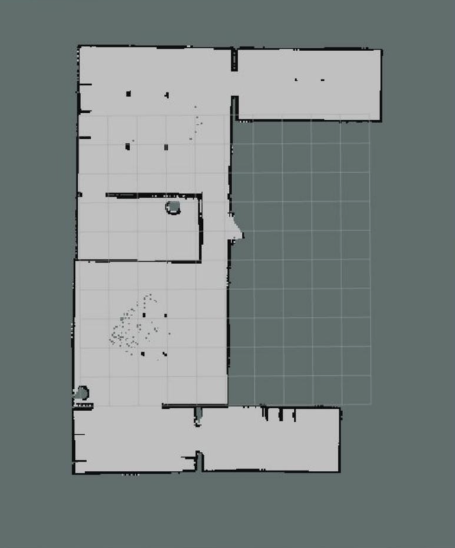
#> input picture labs_and_final_project/Data/SLAM_map.png, 910 x 1096 px, given in place of map.pgm, which was not available (shown at 1/2 size)
$ python path_planning.py
#> lines starting #> are read from the running program, lines starting #| are printed output that depends on the picture; pictures that were not available may be replaced by others from this repository, and a replacement may not be noted
#> in open_image, im is the input picture: shape (1096, 910, 4); mean R, G, B, A 124.9, 133.4, 132.3, 255
#!/usr/bin/env python3

# This assignment implements Dijkstra's shortest path on a graph, finding an unvisited node in a graph,
#   picking which one to visit, and taking a path in the map and generating waypoints along that path
#
# Given to you:
#   Priority queue
#   Image handling
#   Eight connected neighbors
#
# Slides https://docs.google.com/presentation/d/1XBPw2B2Bac-LcXH5kYN4hQLLLl_AMIgoowlrmPpTinA/edit?usp=sharing

# The ever-present numpy
import numpy as np

# Our priority queue
import heapq

# Using imageio to read in the image
import imageio


# -------------- Showing start and end and path ---------------
# [66 lines left out: functions plot_with_path, is_wall, is_unseen, not called in this run]


def is_free(im, pix):
    """ Is the pixel empty?
    @param im - the image
    @param pix - the pixel i,j"""
    if im[pix[1], pix[0]] == 255:
        return True
    return False


def convert_image(im, wall_threshold, free_threshold):
    """ Convert the image to a thresholded image with not seen pixels marked
    @param im - WXHX ?? image (depends on input)
    @param wall_threshold - number between 0 and 1 to indicate wall
    @param free_threshold - number between 0 and 1 to indicate free space
    @return an image of the same WXH but with 0 (free) 255 (wall) 128 (unseen)"""
#> called with wall_threshold = 0.7, free_threshold = 0.9

    # Assume all is unseen
    im_ret = np.zeros((im.shape[0], im.shape[1]), dtype='uint8') + 128

    im_avg = im
    if len(im.shape) == 3:
        # RGB image - convert to gray scale
        im_avg = np.mean(im, axis=2)
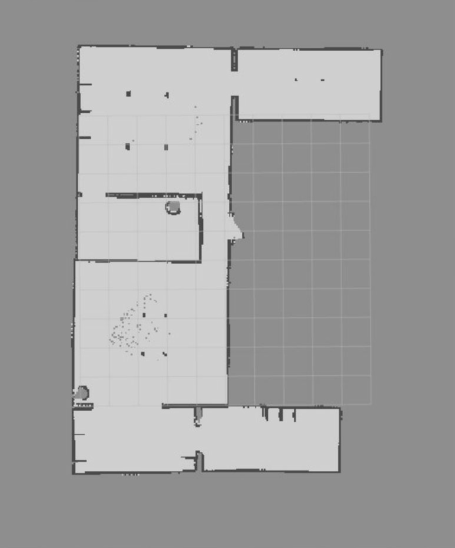
#> im_avg: shape (1096, 910) float64 (shown at 1/2 size); min 64.5, max 220.5, mean 161.4
    # Force into 0,1
    im_avg = im_avg / np.max(im_avg)
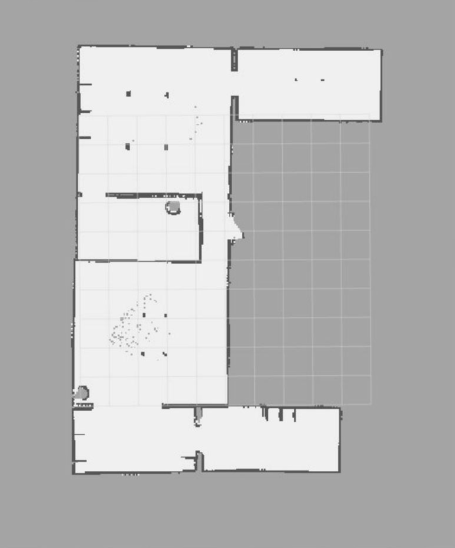
#> im_avg: shape (1096, 910) float64 (shown at 1/2 size); min 0.293, max 1, mean 0.732
    # threshold
    #   in our example image, black is walls, white is free
    im_ret[im_avg < wall_threshold] = 0
    im_ret[im_avg > free_threshold] = 255
    return im_ret


# -------------- Getting 4 or 8 neighbors ---------------
# [22 lines left out: functions four_connected, eight_connected, not called in this run]


def dijkstra(im, robot_loc, goal_loc):
    """ Occupancy grid image, with robot and goal loc as pixels
    @param im - the thresholded image - use is_free(i, j) to determine if in reachable node
    @param robot_loc - where the robot is (tuple, i,j)
    @param goal_loc - where to go to (tuple, i,j)
    @returns a list of tuples"""

    # Sanity check
    if not is_free(im, robot_loc):
        raise ValueError(f"Start location {robot_loc} is not in the free space of the map")

    if not is_free(im, goal_loc):
        raise ValueError(f"Goal location {goal_loc} is not in the free space of the map")

    # The priority queue itself is just a list, with elements of the form (weight, (i,j))
    #    - i.e., a tuple with the first element the weight/score, the second element a tuple with the pixel location
    priority_queue = []
    # Push the start node onto the queue
    #   push takes the queue itself, then a tuple with the first element the priority value and the second
    #   being whatever data you want to keep - in this case, the robot location, which is a tuple
    heapq.heappush(priority_queue, (0, robot_loc))

    # The power of dictionaries - we're going to use a dictionary to store every node we've visited, along
    #   with the node we came from and the current distance
    # This is easier than trying to get the distance from the heap
    visited = {}
    # Use the (i,j) tuple to index the dictionary
    #   Store the best distance, the parent, and if closed y/n
    visited[robot_loc] = (0, None, False)   # For every other node this will be the current_node, distance

    # While the list is not empty - use a break for if the node is the end node
    while priority_queue:
        # Get the current best node off of the list
        current_node = heapq.heappop(priority_queue)
        # Pop returns the value and the i, j
        node_score = current_node[0]
        node_ij = current_node[1]

        # Showing how to get this data back out of visited
        visited_triplet = visited[node_ij]
        visited_distance = visited_triplet[0]
        visited_parent = visited_triplet[1]
        visited_closed_yn = visited_triplet[2]

        # TODO
        #  Step 1: Break out of the loop if node_ij is the goal node
        #  Step 2: If this node is closed, skip it
        #  Step 3: Set the node to closed
        #    Now do the instructions from the slide (the actual algorithm)
        #  Lec 8_1: Planning, at the end
        #  https://docs.google.com/presentation/d/1pt8AcSKS2TbKpTAVV190pRHgS_M38ldtHQHIltcYH6Y/edit#slide=id.g18d0c3a1e7d_0_0
        # YOUR CODE HERE

        # [4 lines left out: function is_valid_node, not called in this run]

        if node_ij == goal_loc: break #if the current node is the same as the goal node #you're done, now you need to build the path back
        if visited_closed_yn: continue #skip node if already closed
        visited[node_ij] = (visited_distance, visited_parent, True) #otherwise, close it now

        for i, neighbor in enumerate(eight_connected(node_ij)):
            if not is_valid_node(im, neighbor): #skip nodes in wall/out of bounds
                continue
            edge_cost = np.sqrt((node_ij[0] - neighbor[0])**2 + (node_ij[1] - neighbor[1])**2)
            neighbor_score = node_score + edge_cost #distance to neighbor

            if neighbor not in visited or neighbor_score < visited[neighbor][0]:
            #if neighbor hasn't been visited or we found a better path, update it
                visited[neighbor] = (neighbor_score, node_ij, False) #update
                heapq.heappush(priority_queue, (neighbor_score, neighbor)) #add to priority q

    # Now check that we actually found the goal node
    try_2 = goal_loc
    if not goal_loc in visited:
        # TODO: Deal with not being able to get to the goal loc
        # BEGIN SOLUTION
        best = 1e30
        for v in visited:
            if v[0] < best:
                best = v[0]
                try_2 = v[1]
        return dijkstra(im, robot_loc, try_2)
        raise ValueError(f"Goal {goal_loc} not reached")
        return []

    path = []
    path.append(goal_loc)
    # TODO: Build the path by starting at the goal node and working backwards
    # YOUR CODE HERE
    reverse_path = []
    current = goal_loc
    while current is not None: #start at goal and go backwards to start
        reverse_path.append(current) #add current node to path
        current = visited[current][1] #move to parent of current
    path = reverse_path[::-1] #r-r-reverse
    return path


def open_image(im_name):
    """ A helper function to open up the image and the yaml file and threshold
    @param im_name - name of image in Data directory
    @returns image anbd thresholded image"""

    # Needed for reading in map info
    from os import open

    im = imageio.imread("Data/" + im_name)

    wall_threshold = 0.7
    free_threshold = 0.9
    try:
        yaml_name = "Data/" + im_name[0:-3] + "yaml"
        with open(yaml_name, "r") as f:
            dict = yaml.load_all(f)
            wall_threshold = dict["occupied_thresh"]
            free_threshold = dict["free_thresh"]
    except:
        pass

    im_thresh = convert_image(im, wall_threshold, free_threshold)
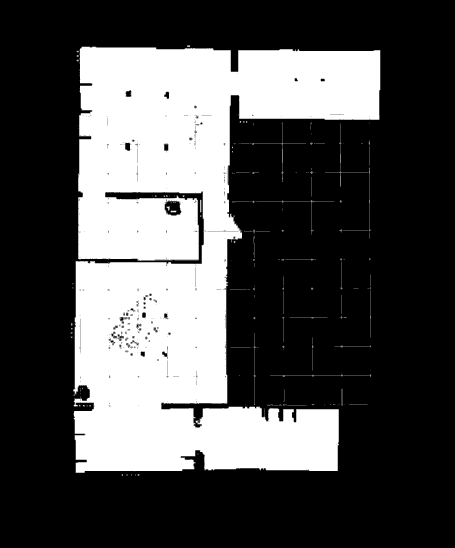
#> im_thresh: shape (1096, 910) (shown at 1/2 size); min 0, max 255, mean 79.5
    return im, im_thresh


if __name__ == '__main__':
    # Putting this here because in JN it's yaml
    import yaml_1 as yaml

    # Use one of these

    """ Values for SLAM map
    im, im_thresh = open_image("SLAM_map.png")
    robot_start_loc = (200, 150)
    # Closer one to try
    # robot_goal_loc = (315, 250)
    robot_goal_loc = (615, 850)
    zoom = 0.8
    """

    """ Values for map.pgm"""
    im, im_thresh = open_image("map.pgm")
    robot_start_loc = (1940, 1953)
    robot_goal_loc = (2135, 2045)
    zoom = 0.1

    """
    print(f"Image shape {im_thresh.shape}")
    for i in range(0, im_thresh.shape[1]-1):
        for j in range(0, im_thresh.shape[0]-1):
            if is_free(im_thresh, (i, j)):
                print(f"Free {i} {j}")
    """
    path = dijkstra(im_thresh, robot_start_loc, robot_goal_loc)
#> (the run stopped early here; a loop or call above may not have finished)
